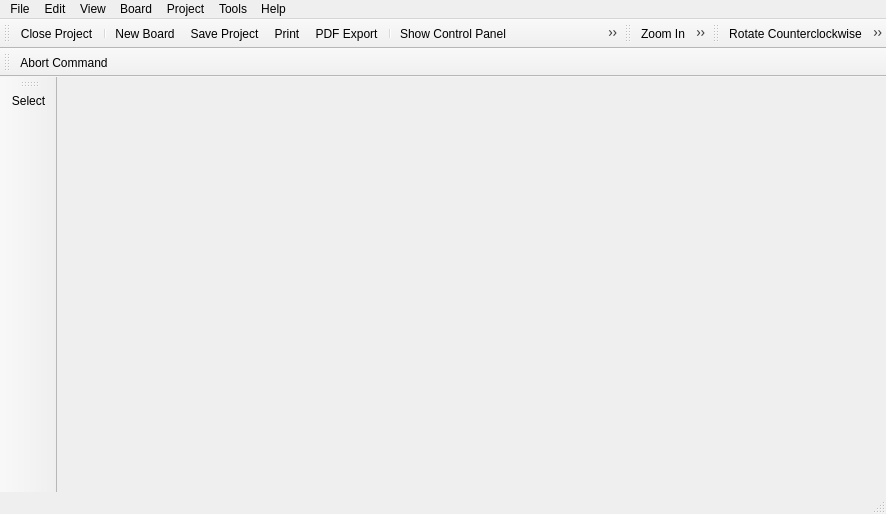
<?xml version="1.0" encoding="UTF-8"?>
<ui version="4.0">
 <class>BoardEditor</class>
 <widget class="QMainWindow" name="BoardEditor">
  <property name="enabled">
   <bool>true</bool>
  </property>
  <property name="geometry">
   <rect>
    <x>0</x>
    <y>0</y>
    <width>886</width>
    <height>514</height>
   </rect>
  </property>
  <property name="windowTitle">
   <string>Board Editor</string>
  </property>
  <property name="windowIcon">
   <iconset resource="../../../img/images.qrc">
    <normaloff>:/img/actions/chip.png</normaloff>:/img/actions/chip.png</iconset>
  </property>
  <widget class="QWidget" name="centralwidget">
   <layout class="QVBoxLayout" name="verticalLayout">
    <property name="spacing">
     <number>0</number>
    </property>
    <property name="leftMargin">
     <number>0</number>
    </property>
    <property name="topMargin">
     <number>0</number>
    </property>
    <property name="rightMargin">
     <number>0</number>
    </property>
    <property name="bottomMargin">
     <number>0</number>
    </property>
   </layout>
  </widget>
  <widget class="QMenuBar" name="menubar">
   <property name="geometry">
    <rect>
     <x>0</x>
     <y>0</y>
     <width>886</width>
     <height>27</height>
    </rect>
   </property>
   <widget class="QMenu" name="menuFile">
    <property name="title">
     <string>File</string>
    </property>
    <widget class="QMenu" name="menuExport_As">
     <property name="title">
      <string>Export</string>
     </property>
     <addaction name="actionExportAsPdf"/>
    </widget>
    <addaction name="actionProjectSave"/>
    <addaction name="actionPrint"/>
    <addaction name="menuExport_As"/>
    <addaction name="separator"/>
    <addaction name="actionProjectClose"/>
    <addaction name="actionQuit"/>
   </widget>
   <widget class="QMenu" name="menuEdit">
    <property name="title">
     <string>Edit</string>
    </property>
    <addaction name="actionUndo"/>
    <addaction name="actionRedo"/>
    <addaction name="separator"/>
    <addaction name="actionRotateCounterclockwise"/>
    <addaction name="actionRotateClockwise"/>
    <addaction name="actionCopy"/>
    <addaction name="actionCut"/>
    <addaction name="actionPaste"/>
    <addaction name="actionRemove"/>
    <addaction name="separator"/>
    <addaction name="actionDesignRules"/>
   </widget>
   <widget class="QMenu" name="menuView">
    <property name="title">
     <string>View</string>
    </property>
    <addaction name="actionGrid"/>
    <addaction name="separator"/>
    <addaction name="actionZoomIn"/>
    <addaction name="actionZoomOut"/>
    <addaction name="actionZoomAll"/>
   </widget>
   <widget class="QMenu" name="menuProject">
    <property name="title">
     <string>Project</string>
    </property>
    <addaction name="actionProjectProperties"/>
    <addaction name="actionProjectSettings"/>
   </widget>
   <widget class="QMenu" name="menuTools">
    <property name="title">
     <string>Tools</string>
    </property>
    <addaction name="actionToolSelect"/>
   </widget>
   <widget class="QMenu" name="menuHelp">
    <property name="title">
     <string>Help</string>
    </property>
    <addaction name="actionHelp"/>
    <addaction name="actionAbout"/>
    <addaction name="actionAboutQt"/>
   </widget>
   <widget class="QMenu" name="menuBoard">
    <property name="title">
     <string>Board</string>
    </property>
    <addaction name="actionNewBoard"/>
    <addaction name="separator"/>
   </widget>
   <addaction name="menuFile"/>
   <addaction name="menuEdit"/>
   <addaction name="menuView"/>
   <addaction name="menuBoard"/>
   <addaction name="menuProject"/>
   <addaction name="menuTools"/>
   <addaction name="menuHelp"/>
  </widget>
  <widget class="QStatusBar" name="statusbar"/>
  <widget class="QToolBar" name="fileToolbar">
   <property name="windowTitle">
    <string>toolBar</string>
   </property>
   <attribute name="toolBarArea">
    <enum>TopToolBarArea</enum>
   </attribute>
   <attribute name="toolBarBreak">
    <bool>false</bool>
   </attribute>
   <addaction name="actionProjectClose"/>
   <addaction name="separator"/>
   <addaction name="actionNewBoard"/>
   <addaction name="actionProjectSave"/>
   <addaction name="actionPrint"/>
   <addaction name="actionExportAsPdf"/>
   <addaction name="separator"/>
   <addaction name="actionShowControlPanel"/>
   <addaction name="actionShowSchematicEditor"/>
   <addaction name="separator"/>
   <addaction name="actionUndo"/>
   <addaction name="actionRedo"/>
  </widget>
  <widget class="QToolBar" name="zoomToolbar">
   <property name="windowTitle">
    <string>toolBar_3</string>
   </property>
   <attribute name="toolBarArea">
    <enum>TopToolBarArea</enum>
   </attribute>
   <attribute name="toolBarBreak">
    <bool>false</bool>
   </attribute>
   <addaction name="actionZoomIn"/>
   <addaction name="actionZoomOut"/>
   <addaction name="actionZoomAll"/>
  </widget>
  <widget class="QToolBar" name="editToolbar">
   <property name="windowTitle">
    <string>toolBar_2</string>
   </property>
   <attribute name="toolBarArea">
    <enum>TopToolBarArea</enum>
   </attribute>
   <attribute name="toolBarBreak">
    <bool>false</bool>
   </attribute>
   <addaction name="actionRotateCounterclockwise"/>
   <addaction name="actionRotateClockwise"/>
   <addaction name="actionCut"/>
   <addaction name="actionCopy"/>
   <addaction name="actionPaste"/>
   <addaction name="actionRemove"/>
  </widget>
  <widget class="QToolBar" name="toolsToolbar">
   <property name="windowTitle">
    <string>toolBar</string>
   </property>
   <attribute name="toolBarArea">
    <enum>LeftToolBarArea</enum>
   </attribute>
   <attribute name="toolBarBreak">
    <bool>false</bool>
   </attribute>
   <addaction name="actionToolSelect"/>
  </widget>
  <widget class="QToolBar" name="commandToolbar">
   <property name="windowTitle">
    <string>toolBar</string>
   </property>
   <attribute name="toolBarArea">
    <enum>TopToolBarArea</enum>
   </attribute>
   <attribute name="toolBarBreak">
    <bool>true</bool>
   </attribute>
   <addaction name="actionCommandAbort"/>
  </widget>
  <action name="actionProjectSave">
   <property name="icon">
    <iconset resource="../../../img/images.qrc">
     <normaloff>:/img/actions/save.png</normaloff>:/img/actions/save.png</iconset>
   </property>
   <property name="text">
    <string>Save Project</string>
   </property>
   <property name="shortcut">
    <string>Ctrl+S</string>
   </property>
  </action>
  <action name="actionProjectClose">
   <property name="icon">
    <iconset resource="../../../img/images.qrc">
     <normaloff>:/img/actions/close.png</normaloff>:/img/actions/close.png</iconset>
   </property>
   <property name="text">
    <string>Close Project</string>
   </property>
  </action>
  <action name="actionPrint">
   <property name="icon">
    <iconset resource="../../../img/images.qrc">
     <normaloff>:/img/actions/print.png</normaloff>:/img/actions/print.png</iconset>
   </property>
   <property name="text">
    <string>Print</string>
   </property>
   <property name="shortcut">
    <string>Ctrl+P</string>
   </property>
  </action>
  <action name="actionQuit">
   <property name="icon">
    <iconset resource="../../../img/images.qrc">
     <normaloff>:/img/actions/quit.png</normaloff>:/img/actions/quit.png</iconset>
   </property>
   <property name="text">
    <string>Quit</string>
   </property>
   <property name="shortcut">
    <string>Ctrl+Q</string>
   </property>
  </action>
  <action name="actionExportAsPdf">
   <property name="icon">
    <iconset resource="../../../img/images.qrc">
     <normaloff>:/img/actions/pdf.png</normaloff>:/img/actions/pdf.png</iconset>
   </property>
   <property name="text">
    <string>PDF Export</string>
   </property>
  </action>
  <action name="actionShowControlPanel">
   <property name="icon">
    <iconset resource="../../../img/images.qrc">
     <normaloff>:/img/actions/home.png</normaloff>:/img/actions/home.png</iconset>
   </property>
   <property name="text">
    <string>Show Control Panel</string>
   </property>
  </action>
  <action name="actionShowSchematicEditor">
   <property name="icon">
    <iconset resource="../../../img/images.qrc">
     <normaloff>:/img/actions/schematic.png</normaloff>:/img/actions/schematic.png</iconset>
   </property>
   <property name="text">
    <string>Show Schematic Editor</string>
   </property>
  </action>
  <action name="actionUndo">
   <property name="icon">
    <iconset resource="../../../img/images.qrc">
     <normaloff>:/img/actions/undo.png</normaloff>:/img/actions/undo.png</iconset>
   </property>
   <property name="text">
    <string>Undo</string>
   </property>
   <property name="shortcut">
    <string>Ctrl+Z</string>
   </property>
  </action>
  <action name="actionRedo">
   <property name="icon">
    <iconset resource="../../../img/images.qrc">
     <normaloff>:/img/actions/redo.png</normaloff>:/img/actions/redo.png</iconset>
   </property>
   <property name="text">
    <string>Redo</string>
   </property>
   <property name="shortcut">
    <string>Ctrl+Y</string>
   </property>
  </action>
  <action name="actionHelp">
   <property name="icon">
    <iconset resource="../../../img/images.qrc">
     <normaloff>:/img/actions/help.png</normaloff>:/img/actions/help.png</iconset>
   </property>
   <property name="text">
    <string>Help</string>
   </property>
   <property name="shortcut">
    <string>F1</string>
   </property>
  </action>
  <action name="actionRotateCounterclockwise">
   <property name="icon">
    <iconset resource="../../../img/images.qrc">
     <normaloff>:/img/actions/rotate_left.png</normaloff>:/img/actions/rotate_left.png</iconset>
   </property>
   <property name="text">
    <string>Rotate Counterclockwise</string>
   </property>
   <property name="shortcut">
    <string>Shift+R</string>
   </property>
  </action>
  <action name="actionRotateClockwise">
   <property name="icon">
    <iconset resource="../../../img/images.qrc">
     <normaloff>:/img/actions/rotate_right.png</normaloff>:/img/actions/rotate_right.png</iconset>
   </property>
   <property name="text">
    <string>Rotate Clockwise</string>
   </property>
   <property name="shortcut">
    <string>R</string>
   </property>
  </action>
  <action name="actionCopy">
   <property name="icon">
    <iconset resource="../../../img/images.qrc">
     <normaloff>:/img/actions/copy.png</normaloff>:/img/actions/copy.png</iconset>
   </property>
   <property name="text">
    <string>Copy</string>
   </property>
   <property name="shortcut">
    <string>Ctrl+C</string>
   </property>
  </action>
  <action name="actionCut">
   <property name="icon">
    <iconset resource="../../../img/images.qrc">
     <normaloff>:/img/actions/cut.png</normaloff>:/img/actions/cut.png</iconset>
   </property>
   <property name="text">
    <string>Cut</string>
   </property>
   <property name="shortcut">
    <string>Ctrl+X</string>
   </property>
  </action>
  <action name="actionPaste">
   <property name="icon">
    <iconset resource="../../../img/images.qrc">
     <normaloff>:/img/actions/paste.png</normaloff>:/img/actions/paste.png</iconset>
   </property>
   <property name="text">
    <string>Paste</string>
   </property>
   <property name="shortcut">
    <string>Ctrl+V</string>
   </property>
  </action>
  <action name="actionRemove">
   <property name="icon">
    <iconset resource="../../../img/images.qrc">
     <normaloff>:/img/actions/delete.png</normaloff>:/img/actions/delete.png</iconset>
   </property>
   <property name="text">
    <string>Remove</string>
   </property>
   <property name="shortcut">
    <string>Del</string>
   </property>
  </action>
  <action name="actionDesignRules">
   <property name="text">
    <string>Design Rules</string>
   </property>
  </action>
  <action name="actionGrid">
   <property name="icon">
    <iconset resource="../../../img/images.qrc">
     <normaloff>:/img/actions/grid.png</normaloff>:/img/actions/grid.png</iconset>
   </property>
   <property name="text">
    <string>Grid</string>
   </property>
  </action>
  <action name="actionZoomIn">
   <property name="icon">
    <iconset resource="../../../img/images.qrc">
     <normaloff>:/img/actions/zoom_in.png</normaloff>:/img/actions/zoom_in.png</iconset>
   </property>
   <property name="text">
    <string>Zoom In</string>
   </property>
  </action>
  <action name="actionZoomOut">
   <property name="icon">
    <iconset resource="../../../img/images.qrc">
     <normaloff>:/img/actions/zoom_out.png</normaloff>:/img/actions/zoom_out.png</iconset>
   </property>
   <property name="text">
    <string>Zoom Out</string>
   </property>
  </action>
  <action name="actionZoomAll">
   <property name="icon">
    <iconset resource="../../../img/images.qrc">
     <normaloff>:/img/actions/zoom_all.png</normaloff>:/img/actions/zoom_all.png</iconset>
   </property>
   <property name="text">
    <string>Zoom All</string>
   </property>
  </action>
  <action name="actionProjectProperties">
   <property name="text">
    <string>Properties</string>
   </property>
   <property name="toolTip">
    <string>Edit Project Properties</string>
   </property>
  </action>
  <action name="actionProjectSettings">
   <property name="icon">
    <iconset resource="../../../img/images.qrc">
     <normaloff>:/img/actions/settings.png</normaloff>:/img/actions/settings.png</iconset>
   </property>
   <property name="text">
    <string>Settings</string>
   </property>
   <property name="toolTip">
    <string>Project Settings</string>
   </property>
  </action>
  <action name="actionAbout">
   <property name="icon">
    <iconset resource="../../../img/images.qrc">
     <normaloff>:/img/actions/info.png</normaloff>:/img/actions/info.png</iconset>
   </property>
   <property name="text">
    <string>About</string>
   </property>
  </action>
  <action name="actionAboutQt">
   <property name="text">
    <string>About Qt</string>
   </property>
  </action>
  <action name="actionToolSelect">
   <property name="icon">
    <iconset resource="../../../img/images.qrc">
     <normaloff>:/img/actions/select.png</normaloff>:/img/actions/select.png</iconset>
   </property>
   <property name="text">
    <string>Select</string>
   </property>
  </action>
  <action name="actionCommandAbort">
   <property name="icon">
    <iconset resource="../../../img/images.qrc">
     <normaloff>:/img/actions/stop.png</normaloff>:/img/actions/stop.png</iconset>
   </property>
   <property name="text">
    <string>Abort Command</string>
   </property>
   <property name="shortcut">
    <string>Esc</string>
   </property>
  </action>
  <action name="actionNewBoard">
   <property name="icon">
    <iconset resource="../../../img/images.qrc">
     <normaloff>:/img/actions/new_2.png</normaloff>:/img/actions/new_2.png</iconset>
   </property>
   <property name="text">
    <string>New Board</string>
   </property>
   <property name="shortcut">
    <string>Ctrl+N</string>
   </property>
  </action>
 </widget>
 <resources>
  <include location="../../../img/images.qrc"/>
 </resources>
 <connections/>
</ui>
